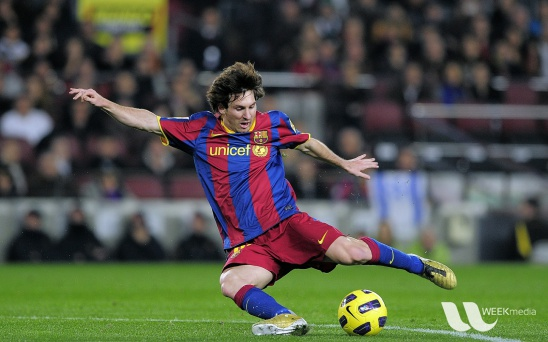
//> input picture computer-vision-basics/draw/messi5.jpg, 548 x 342 px
$ ./threshold-simple ../draw/messi5.jpg   (built with g++ and OpenCV 4)
//> lines starting //> are read from the running program, lines starting //| are printed output that depends on the picture; after the words box and inside, x2 and y2 are one past the last pixel; in counts of white or black regions, pixels touching at a corner belong together
#include <cstdio>
#include "opencv2/opencv.hpp"

using namespace cv;

int main(int argc, char** argv) {
    // Define the arguments
    const String keys =
        "{ help   | | Print this message }"
        "{ @input | | Path to the image  }";

    // Construct the command line parser and parse the arguments
    CommandLineParser parser(argc, argv, keys);
    parser.about("Perform simple thresholding");

    if (parser.has("help")) {
        parser.printMessage();
        printf("Example:\n");
        printf("threshold-simple coins.jpg\n");
        return 0;
    }

    String input_path = parser.get<String>(0);

    if (!parser.check()) {
        parser.printErrors();
        return -1;
    }

    // Load the image
    Mat img = imread(input_path);
//> img is the input picture: 342 rows x 548 cols, CV_8UC3; mean B, G, R 72.4, 86, 82.2
    if (img.empty()) {
        printf("ERR: Cannot load the image\n");
        return -1;
    }
    imshow("Original", img);
    waitKey();

    // Convert the input image to grayscale
    Mat gray;
    cvtColor(img, gray, COLOR_BGR2GRAY);
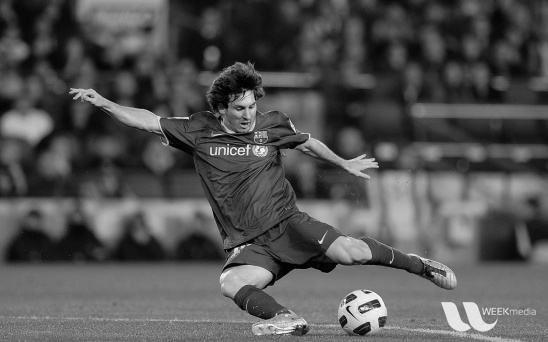
//> gray: 342 rows x 548 cols, CV_8UC1; min 0, max 251, mean 83.3

    // Blur the grayscale image
    Mat blurred;
    GaussianBlur(gray, blurred, Size(7, 7), 0.0);
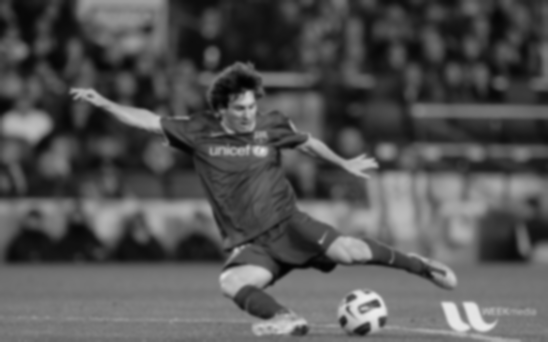
//> blurred: 342 rows x 548 cols, CV_8UC1; min 2, max 236, mean 83.3

    // Apply the simple thresholding
    // We seek the segmented coins to appear as white on the black background
    // In the original image, coins are put on the brighter background, hence we use the inversed thresholding
    double T = 125.0;   // Manually define the threshold value
    Mat threshInv;
    threshold(gray, threshInv, T, 255.0, THRESH_BINARY_INV);
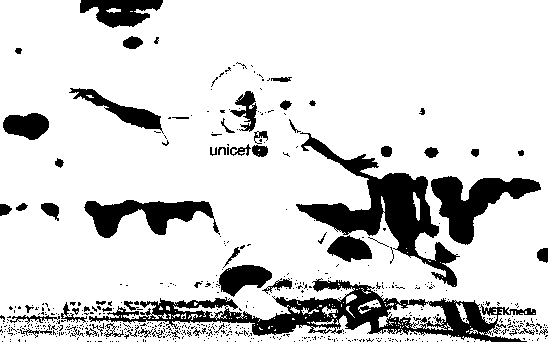
//> threshInv: 342 rows x 548 cols, CV_8UC1; 83.5% white; 585 black regions (522 under 20 px), largest, box (x1, y1, x2, y2) and area: (89, 278, 536, 342) 8111, (296, 132, 460, 287) 6535, (431, 176, 541, 245) 3219
    imshow("Threshold Binary Inversed", threshInv);
    waitKey();

    // Visualize the masked region in the original image by applying the bitwise AND operation
    // Noted that there are small holes inside the thresholed coins
    // We can filled these holes using morphological operations or countour methods
    Mat output;
    bitwise_and(img, img, output, threshInv);
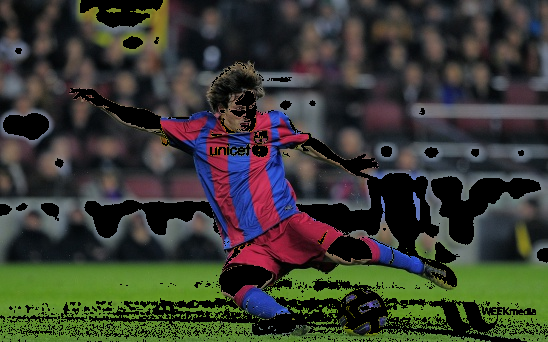
//> output: 342 rows x 548 cols, CV_8UC3; mean B, G, R 50.7, 59.2, 57.5
    imshow("Output", output);
    waitKey();

    return 0;
}
